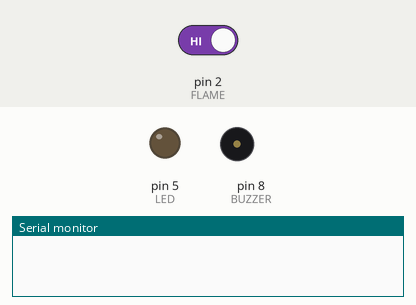
Simulated run of this sketch. Board: Arduino Uno, built with avr-gcc and run on an emulated ATmega328P. Parts: output pins drawn as LEDs (lit = HIGH), buzzer (waves = sounding), the last lines printed to the serial monitor. Dashed ring = blinking. The inputs (shaded band) are chosen by the test bench; at power-on: pin 2 (FLAME) HIGH.

Above: at 1.2 s.
1.3 s: pin 2 (FLAME) driven LOW
At 1.42 s:
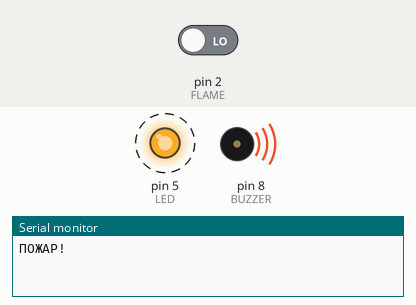
4.3 s: pin 2 (FLAME) driven HIGH
At 5.3 s:
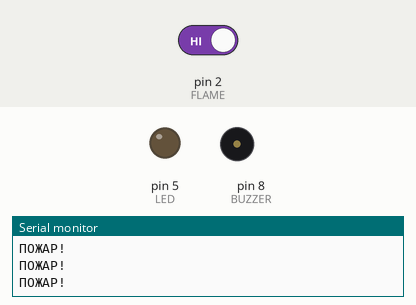
Timing chart, 0 to 7.3 s (numbered marks = the images above; inputs shaded):
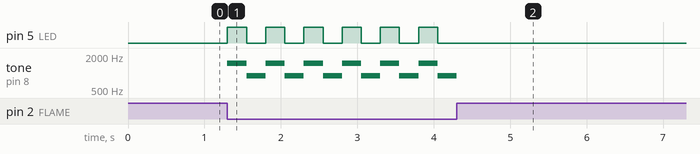

Measured:
- after the input at 1.3 s, pin 5 (LED): alternates HIGH for 0.25 s and LOW for 0.25 s, starting at once; tone on pin 8 (BUZZER): alternates 1500 Hz for 0.25 s and 900 Hz for 0.25 s, starting at once
- after the input at 4.3 s, pin 5 (LED): stops changing and stays LOW

The sketch:

m6_pozhar.ino
```cpp
// Модуль 6. Пожарная сигнализация
const int FLAME = 2;     // DO датчика: при огне LOW
const int LED = 5;
const int BUZZER = 8;

void setup() {
  pinMode(FLAME, INPUT);
  pinMode(LED, OUTPUT);
  pinMode(BUZZER, OUTPUT);
  Serial.begin(9600);
}

void loop() {
  if (digitalRead(FLAME) == LOW) {        // огонь!
    Serial.println("ПОЖАР!");
    digitalWrite(LED, HIGH);
    tone(BUZZER, 1500);                    // сирена: высокий звук
    delay(250);
    digitalWrite(LED, LOW);
    tone(BUZZER, 900);                     // низкий звук
    delay(250);
  } else {
    noTone(BUZZER);
    digitalWrite(LED, LOW);
    delay(50);
  }
}
```
